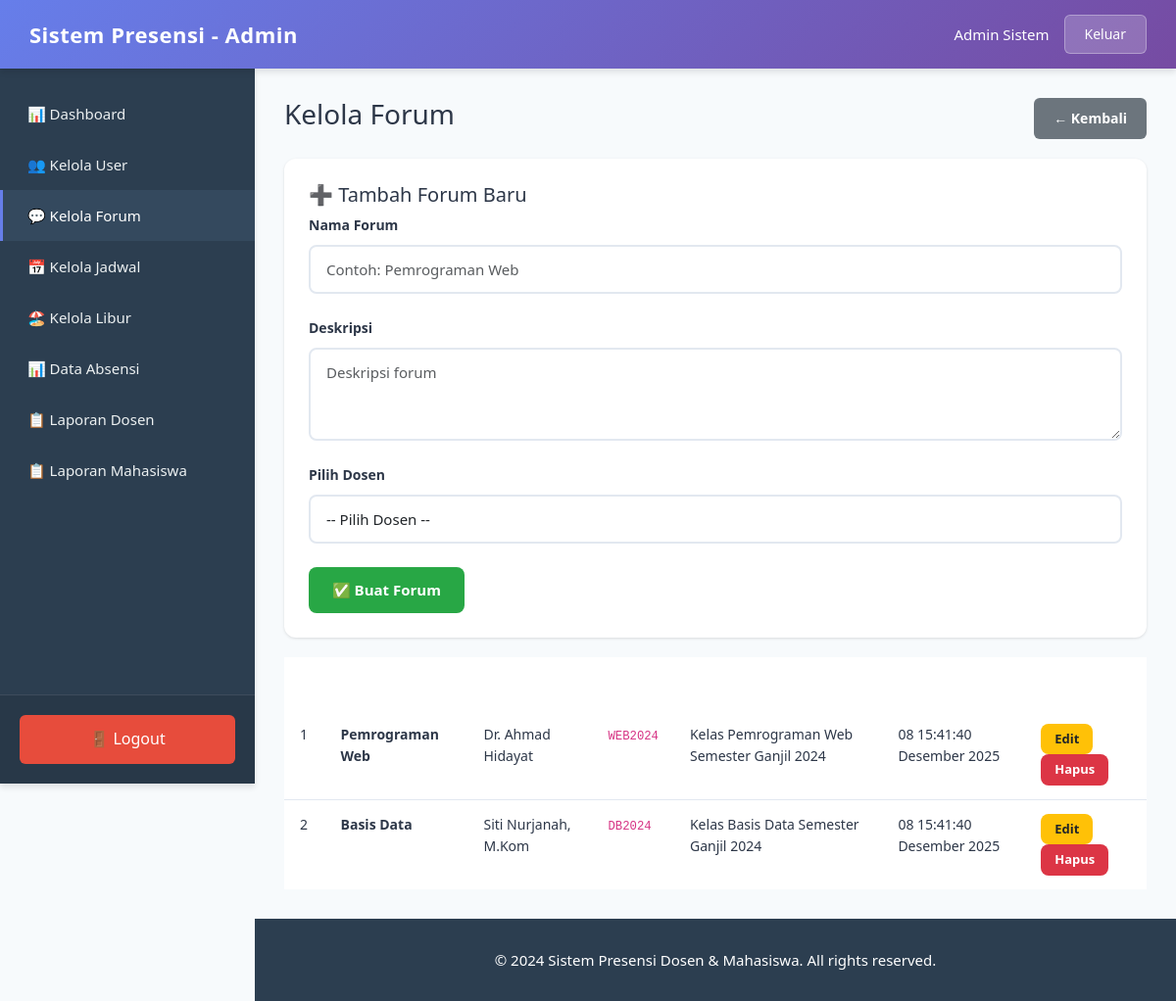
The page /admin/kelola_forum.php (signed in) on the database its author committed.
### tables this page shows
CREATE TABLE forums (
    id INT AUTO_INCREMENT PRIMARY KEY,
    kode_forum VARCHAR(20) NOT NULL UNIQUE,
    judul VARCHAR(100) NOT NULL,
    deskripsi TEXT,
    dosen_id INT,
    created_by INT,
    created_at TIMESTAMP DEFAULT CURRENT_TIMESTAMP,
    FOREIGN KEY (dosen_id) REFERENCES users(id) ON DELETE CASCADE,
    FOREIGN KEY (created_by) REFERENCES users(id) ON DELETE CASCADE
);

CREATE TABLE users (
    id INT AUTO_INCREMENT PRIMARY KEY,
    username VARCHAR(50) NOT NULL UNIQUE,
    password VARCHAR(255) NOT NULL,
    nama_lengkap VARCHAR(100) NOT NULL,
    email VARCHAR(100),
    nim_nip VARCHAR(20),
    role ENUM('admin', 'dosen', 'mahasiswa') NOT NULL,
    created_at TIMESTAMP DEFAULT CURRENT_TIMESTAMP
);

### includes/functions.php (called while the page is built, shortened)
<?php
function formatTanggalIndo($date) {
    $bulan = array(
        1 => 'Januari', 'Februari', 'Maret', 'April', 'Mei', 'Juni',
        'Juli', 'Agustus', 'September', 'Oktober', 'November', 'Desember'
    );
    $split = explode('-', $date);
    return $split[2] . ' ' . $bulan[(int)$split[1]] . ' ' . $split[0];
}
?>

### admin/kelola_forum.php (the view, shortened to what this page needs)
<?php
require_once __DIR__ . '/../config.php';
require_once __DIR__ . '/../includes/functions.php';
$forums = $conn->query("SELECT f.*, f.judul AS nama_forum, u.nama_lengkap as dosen_nama FROM forums f LEFT JOIN users u ON f.dosen_id = u.id ORDER BY f.created_at DESC");
include __DIR__ . '/../includes/header.php';
?>
<div class="page-wrapper">
  <div class="container">
    <div class="page-header">
      <h3>Kelola Forum</h3>
      <a href="dashboard.php" class="btn-back">← Kembali</a>
    </div>
    <?php if(isset($edit_forum)): ?>
      <div class="form-card">
        <h5>✏️ Edit Forum</h5>
        <form method="post">
          <div class="form-group">
            <label>Nama Forum</label>
            <input name="nama_forum" class="form-control" value="<?=htmlspecialchars($edit_forum['nama_forum'])?>" required>
          </div>
          <div class="form-group">
            <label>Deskripsi</label>
            <textarea name="deskripsi" class="form-control" rows="3"><?=htmlspecialchars($edit_forum['deskripsi'])?></textarea>
          </div>
          <div class="form-group">
            <label>Pilih Dosen</label>
            <select name="dosen_id" class="form-control">
              <option value="">-- Pilih Dosen --</option>
              <?php $dosen_list = $conn->query("SELECT id, nama_lengkap FROM users WHERE role='dosen' ORDER BY nama_lengkap");
              while($d = $dosen_list->fetch_assoc()): ?>
                <option value="<?=$d['id']?>" <?=($d['id']==$edit_forum['dosen_id'])?'selected':''?>><?=htmlspecialchars($d['nama_lengkap'])?></option>
              <?php endwhile; ?>
            </select>
          </div>
          <button name="update_forum" class="btn btn-primary">💾 Simpan</button>
          <a href="kelola_forum.php" class="btn btn-secondary">Batal</a>
        </form>
      </div>
    <?php else: ?>
      <div class="form-card">
        <h5>➕ Tambah Forum Baru</h5>
        <form method="post">
          <div class="form-group">
            <label>Nama Forum</label>
            <input name="nama_forum" class="form-control" placeholder="Contoh: Pemrograman Web" required>
          </div>
          <div class="form-group">
            <label>Deskripsi</label>
            <textarea name="deskripsi" class="form-control" placeholder="Deskripsi forum" rows="3"></textarea>
          </div>
          <div class="form-group">
            <label>Pilih Dosen</label>
            <select name="dosen_id" class="form-control">
              <option value="">-- Pilih Dosen --</option>
            </select>
          </div>
          <button name="create_forum" class="btn btn-success">✅ Buat Forum</button>
        </form>
      </div>
    <?php endif; ?>
    <div class="table-card">
      <table class="table">
        <thead><tr>
          <th>#</th>
          <th>Nama Forum</th>
          <th>Dosen</th>
          <th>Kode</th>
          <th>Deskripsi</th>
          <th>Dibuat</th>
          <th>Aksi</th>
        </tr></thead>
        <tbody>
          <?php $i=1; while($f = $forums->fetch_assoc()): ?>
          <tr>
            <td><?=$i++?></td>
            <td><strong><?=htmlspecialchars($f['nama_forum'])?></strong></td>
            <td><?=htmlspecialchars($f['dosen_nama'] ?? '-')?></td>
            <td><code><?=htmlspecialchars($f['kode_forum'])?></code></td>
            <td><?=htmlspecialchars(substr($f['deskripsi'] ?? '', 0, 50))?><?=strlen($f['deskripsi'] ?? '') > 50 ? '...' : ''?></td>
            <td><?=htmlspecialchars(formatTanggalIndo($f['created_at']))?></td>
            <td>
              <a class="btn btn-warning btn-sm" href="kelola_forum.php?edit=<?=$f['id']?>">Edit</a>
              <a class="btn btn-danger btn-sm" href="kelola_forum.php?delete=<?=$f['id']?>" onclick="return confirm('Hapus forum ini?')">Hapus</a>
            </td>
          </tr>
          <?php endwhile; ?>
        </tbody>
      </table>
    </div>
  </div>
</div>
<?php include __DIR__ . '/../includes/footer.php'; ?>

### assets/css/style.css (style rules this page uses)
:root { --primary-gradient-start: #667eea; --primary-gradient-end: #764ba2; --sidebar-bg: #2c3e50; --sidebar-active: #34495e; --text-dark: #2d3748; --text-light: #718096; --border-color: #e2e8f0; --shadow-sm: 0 1px 3px rgba(0, 0, 0, 0.12); --shadow-md: 0 4px 6px rgba(0, 0, 0, 0.1); --shadow-lg: 0 10px 15px rgba(0, 0, 0, 0.1); --transition: all 0.3s ease; }
* { margin: 0; padding: 0; box-sizing: border-box; }
body { font-family: 'Segoe UI', Tahoma, Geneva, Verdana, sans-serif; background: #f7fafc; color: var(--text-dark); line-height: 1.6; min-height: 100vh; }
.page-wrapper { width: 100%; }
.page-wrapper .container { max-width: 100%; padding: 0; }
.page-header { display: flex; justify-content: space-between; align-items: center; margin-bottom: 20px; }
.form-group { margin-bottom: 24px; }
.form-group label { display: block; font-weight: 600; color: var(--text-dark); margin-bottom: 8px; font-size: 14px; }
.form-control { width: 100%; padding: 12px 16px; border: 2px solid var(--border-color); border-radius: 8px; font-size: 15px; transition: var(--transition); background: white; }
.btn { padding: 12px 24px; font-size: 15px; font-weight: 600; border-radius: 8px; border: none; cursor: pointer; transition: var(--transition); text-decoration: none; display: inline-block; text-align: center; }
.table { width: 100%; margin: 0; }
.table thead { background: linear-gradient(135deg, var(--primary-gradient-start), var(--primary-gradient-end)); }
.table thead th { color: white; font-weight: 600; padding: 16px; font-size: 14px; text-transform: uppercase; letter-spacing: 0.5px; border: none; }
.table tbody td { padding: 14px 16px; font-size: 14px; color: var(--text-dark); border-bottom: 1px solid var(--border-color); }
.table tbody tr:last-child td { border-bottom: none; }
.form-card { background: white; border-radius: 12px; box-shadow: var(--shadow-sm); padding: 25px; margin-bottom: 20px; }
.btn-sm { padding: 6px 14px; font-size: 13px; }
.btn-success { background: #28a745; color: white; }
.btn-danger { background: #dc3545; color: white; }
.btn-warning { background: #ffc107; color: #212529; }
.page-header .btn-back, .app-main .btn-back { display: inline-block; padding: 10px 20px; background: #6c757d; color: #ffffff; text-decoration: none !important; border-radius: 6px; font-size: 14px; font-weight: 600; transition: all 0.25s ease; border: none; }
.btn-back { display: inline-block; padding: 10px 20px; background: #6c757d; color: white; text-decoration: none; border-radius: 6px; font-size: 14px; font-weight: 500; transition: all 0.3s ease; border: none; cursor: pointer; }

### rows shown on the page
forums: judul "Pemrograman Web", dosen.nama_lengkap "Dr. Ahmad Hidayat", kode_forum "WEB2024", deskripsi "Kelas Pemrograman Web Semester Ganjil 2024", created_at "08 15:41:40 Desember 2025"
forums: judul "Basis Data", dosen.nama_lengkap "Siti Nurjanah, M.Kom", kode_forum "DB2024", deskripsi "Kelas Basis Data Semester Ganjil 2024", created_at "08 15:41:40 Desember 2025"

### other values the page prints
$_SESSION['role'] "Admin"
$_SESSION['nama'] "Admin Sistem"
